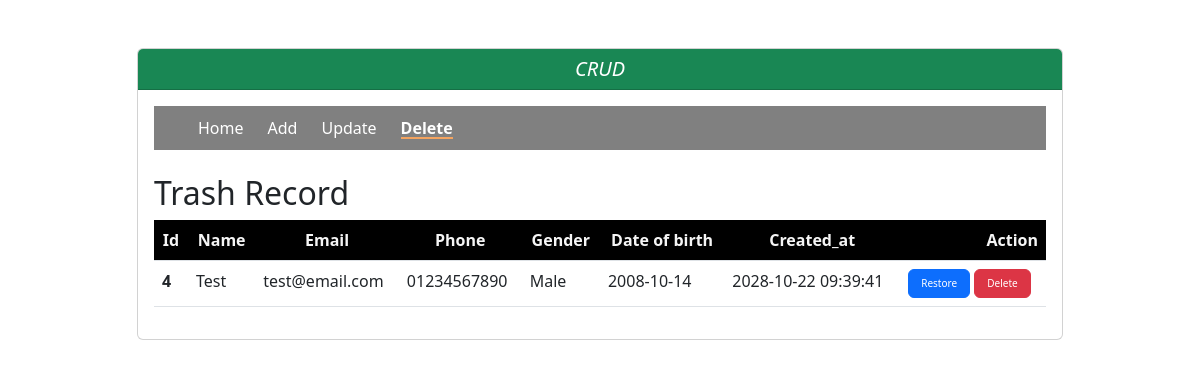
The app's page /trash.php with its own data.
### tables this page shows
CREATE TABLE `crud` (
  `id` int(11) NOT NULL,
  `name` varchar(100) NOT NULL,
  `email` varchar(100) NOT NULL,
  `phone` varchar(20) NOT NULL,
  `gender` varchar(20) NOT NULL,
  `dob` varchar(20) NOT NULL,
  `status` int(11) NOT NULL DEFAULT 0 COMMENT '0=>User, 1=>Trash',
  `created_at` datetime NOT NULL,
  `updated_at` datetime DEFAULT NULL
);

### trash.php (the view, shortened to what this page needs)
<?php
include 'header.php';
require 'db.php';
$select_trash = "SELECT * FROM crud WHERE status=1";
$select_result_trash = mysqli_query($db_connect, $select_trash);
?>
    <div class="container">
        <div class="row">
            <div class="col-md-10 mx-auto mt-5">
                <div class="card">
                    <h5 class="card-header bg-success text-white text-center fst-italic">CRUD</h5>
                    <div class="card-body">
                        <div class="nav">
                            <ul>
                                <li><a href="index.php">Home</a></li>
                                <li><a href="add.php">Add</a></li>
                                <li><a href="#">Update</a></li>
                                <li><a href="trash.php" class="active">Delete</a></li>
                            </ul>
                        </div>
                        <h2 class="mt-4">Trash Record</h2>
                        <table class="table table-border table-hover">
                            <thead>
                            <tr>
                                <th scope="col">Id</th>
                                <th scope="col">Name</th>
                                <th scope="col">Email</th>
                                <th scope="col">Phone</th>
                                <th scope="col">Gender</th>
                                <th scope="col">Date of birth</th>
                                <th scope="col">Created_at</th>
                                <th scope="col" class="text-end">Action</th>
                            </tr>
                            </thead>
                            <tbody>
                            <?php foreach ($select_result_trash as $crud) { ?>
                                <tr>
                                    <th scope="row"><?php echo $crud['id'] ?></th>
                                    <td><?php echo $crud['name'] ?></td>
                                    <td><?php echo $crud['email'] ?></td>
                                    <td><?php echo $crud['phone'] ?></td>
                                    <td><?php echo ($crud['gender'] == 1 ? 'Male' : 'Female') ?></td>
                                    <td><?php echo $crud['dob'] ?></td>
                                    <td><?php echo $crud['created_at'] ?></td>
                                    <td>
                                        <a href="soft_delete.php?id=<?= $crud['id'] ?>" class="view btn btn-primary">
                                            Restore
                                        </a>
                                        <a href="delete.php?id=<?= $crud['id'] ?>" class="view btn btn-danger">
                                            Delete
                                        </a>
                                    </td>
                                </tr>
                            <?php } ?>
                            </tbody>
                        </table>
                    </div>
                </div>
            </div>
        </div>
    </div>
<?php include 'footer.php'?>

### asset/css/style.css (style rules this page uses)
* { margin: 0; padding: 0; }
.nav { background-color: grey; }
.nav ul { display: flex; align-items: center; margin-bottom: 0; }
.nav ul:first-child { margin-right: 0; }
.nav ul li { list-style: none; padding: 4px 6px; margin: 6px; border-radius: 3px; }
.nav ul li a { text-decoration: none; color: #fff; }
thead tr { color: #f5f5f5; background: black; text-align: center; }
.active { font-weight: 700; position: relative; }
.active::after { position: absolute; content: ''; height: 2px; width: 100%; left: 0; bottom: 0; background-color: sandybrown; }
.view { font-size: 10px; }

### records on screen
crud: id "4", name "Test", email "test@email.com", phone "01234567890", gender "Male", dob "2008-10-14", created_at "2028-10-22 09:39:41"
